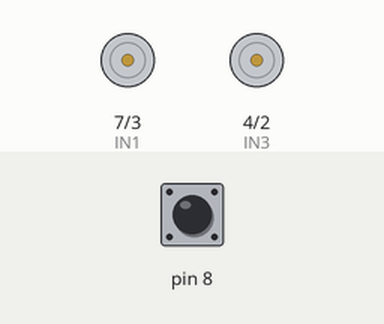
The sketch below on a simulated Arduino Uno, built with avr-gcc and run on an emulated ATmega328P. On the bench: motor-driver pin pairs drawn as motors (green arrow = first pin HIGH = forward, orange = second pin HIGH = backward, longer = more drive, scaled by the enable pin). The test bench sets the inputs (shaded band); at power-on: pin 8 HIGH. What the sketch prints to the serial monitor is not drawn.

Above: at 0.1 s.
At 1.1 s:
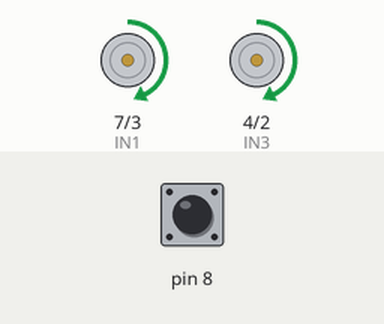
At 2.8 s:
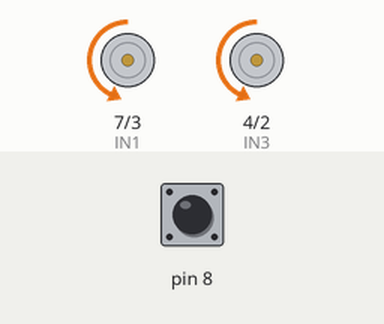
Timing chart, 0 to 4.7 s (numbered marks = the images above):
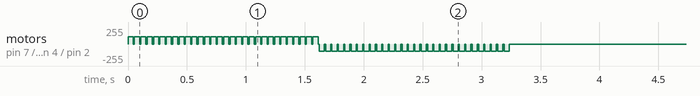

The sketch:

motor_speed.ino
```cpp
#include <TimerOne.h>

// directions
#define FORWARD 1
#define BACKWARD 2
#define TURN_RIGHT 3
#define TURN_LEFT 4
#define STOP 5

// line tracer pins
#define LT_MODULE_L A1
#define LT_MODULE_F A0
#define LT_MODULE_R A2

// motor pins
#define ENA 6
#define IN1 7
#define IN2 3
#define IN3 4
#define IN4 2
#define ENB 5

// time delay const
#define TICK 44
#define TOCK 10

// power of motor
int speed = 110;
int backward_speed = 110;
int curve_speed = 200;

int black_threshold, white_threshold;

void init_line_tracer_modules(){
    pinMode(LT_MODULE_L, INPUT);
    pinMode(LT_MODULE_F, INPUT);
    pinMode(LT_MODULE_R, INPUT);
}
volatile int left, forward, right;
void sense(){
  left = analogRead(LT_MODULE_L);
  forward = analogRead(LT_MODULE_F);
  right = analogRead(LT_MODULE_R);
  //Serial.println(forward);
}

void init_motor(){
    pinMode(ENA, OUTPUT);
    pinMode(IN1, OUTPUT);
    pinMode(IN2, OUTPUT);
    pinMode(IN3, OUTPUT);
    pinMode(IN4, OUTPUT);
    pinMode(ENB, OUTPUT);
}

void roll(int direction){
    if(digitalRead(8)==LOW) direction = 0;
    switch(direction){
        case FORWARD:
            digitalWrite(IN1, HIGH);
            digitalWrite(IN2, LOW);
            analogWrite(ENA, speed);
            digitalWrite(IN3, HIGH);
            digitalWrite(IN4, LOW);
            analogWrite(ENB, speed);
            break;
        case BACKWARD:
            digitalWrite(IN1, LOW);
            digitalWrite(IN2, HIGH);
            analogWrite(ENA, backward_speed);
            digitalWrite(IN3, LOW);
            digitalWrite(IN4, HIGH);
            analogWrite(ENB, backward_speed);
            break;
        case TURN_RIGHT:
            digitalWrite(IN1, HIGH);
            digitalWrite(IN2, LOW);
            analogWrite(ENA, curve_speed);
            digitalWrite(IN3, LOW);
            digitalWrite(IN4, HIGH);
            analogWrite(ENB, curve_speed);
            break;
        case TURN_LEFT:
            digitalWrite(IN1, LOW);
            digitalWrite(IN2, HIGH);
            analogWrite(ENA, curve_speed);
            digitalWrite(IN3, HIGH);
            digitalWrite(IN4, LOW);
            analogWrite(ENB, curve_speed);
            break;
        case STOP:
        default:
            analogWrite(ENA, 0);
            analogWrite(ENB, 0);
            break;
    }
}

void car_update(int direction, int num_ticks){
    for(int i=0;i<num_ticks;i++){
        roll(direction);
        delay(TICK);
        roll(STOP);
        delay(TOCK);
    }
}

float readSensor(int pin, bool verbose){
    int min = 1000;
    int max = 0;
    int avg = 0;
    for(int i=0;i<10;i++){
        int ret = analogRead(pin);
        avg += ret;
        if(ret>max) max = ret;
        if(ret<min) min = ret;
        delay(200);
    }
    if(verbose){
        Serial.print("min : ");
        Serial.print(min);
        Serial.print(", max : ");
        Serial.print(max);
        Serial.print(", mean : ");
        Serial.println(avg/10.0);
    }
    return avg/10.0;
}
/*
시계방향 - 감소
반시계방향 - 증가
흰 바닥에서 27~30사이,
검은 선에서 35이상
*/
void setup(){
    Serial.begin(9600);
    init_motor();
    init_line_tracer_modules();
    pinMode(8, INPUT);
    Serial.println(" ");
    Serial.println("Motor speed test start!");

    car_update(FORWARD, 30);
    // delay(1000);

    car_update(BACKWARD, 30);
    // delay(1000);
    car_update(STOP, 100);
    Serial.println("Test end");

//    Serial.println("Motor turn test start!");
//    for(int i=0;i<1;i++){
//        car_update(TURN_LEFT, 1);
//        car_update(TURN_RIGHT, 2);
//        car_update(TURN_LEFT, 1);
//        car_update(STOP, 1);
//
//    }
//    Serial.println("Test end");

}

void loop(){

}
```
